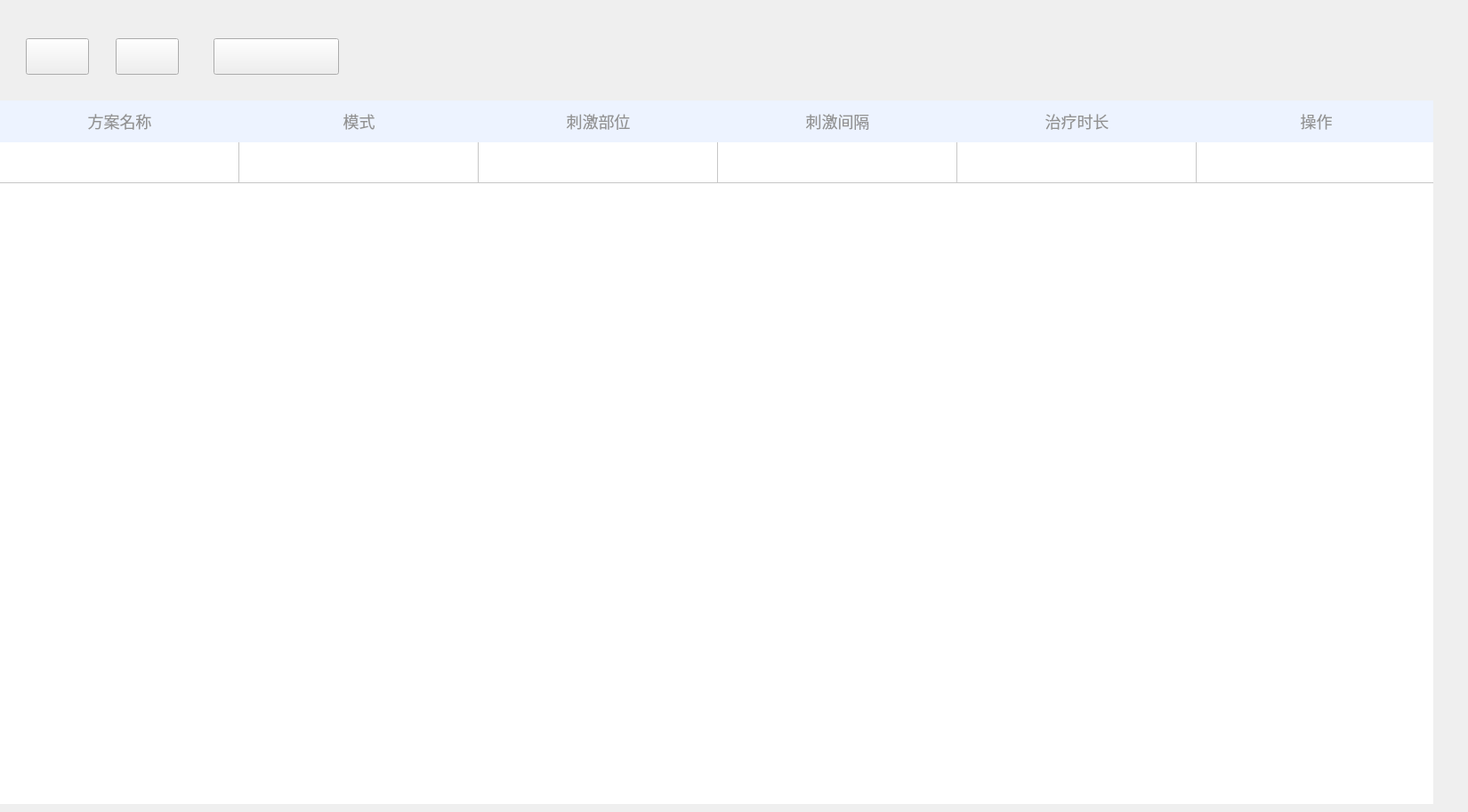
     <widget class="QWidget" name="tab_plan">
      <attribute name="title">
       <string>Tab 3</string>
      </attribute>
      <widget class="QTableWidget" name="tableWidget_plan">
       <property name="geometry">
        <rect>
         <x>0</x>
         <y>113</y>
         <width>1611</width>
         <height>791</height>
        </rect>
       </property>
       <property name="font">
        <font>
         <pointsize>11</pointsize>
        </font>
       </property>
       <property name="focusPolicy">
        <enum>Qt::NoFocus</enum>
       </property>
       <property name="styleSheet">
        <string notr="true">QTableWidget#tableWidget_plan QHeaderView::section {
	background-color: #EDF3FF;
	color: #929292;
	border: none;
	padding: 8px;
	font-size: 18px;
}
QTableWidget#tableWidget_plan {
    outline: none;
    border: none;
}
QTableWidget#tableWidget_plan::item {
    outline: none;
    border: none;
}
QTableWidget#tableWidget_plan::item:focus {
    outline: none;
    border: none;
    background: transparent;
}
QTableWidget#tableWidget_plan::item:selected {
    outline: none;
    border: none;
    background: transparent;
}</string>
       </property>
       <property name="horizontalScrollBarPolicy">
        <enum>Qt::ScrollBarAlwaysOff</enum>
       </property>
       <property name="editTriggers">
        <set>QAbstractItemView::NoEditTriggers</set>
       </property>
       <property name="selectionMode">
        <enum>QAbstractItemView::NoSelection</enum>
       </property>
       <property name="showGrid">
        <bool>true</bool>
       </property>
       <attribute name="horizontalHeaderDefaultSectionSize">
        <number>269</number>
       </attribute>
       <attribute name="verticalHeaderVisible">
        <bool>false</bool>
       </attribute>
       <attribute name="verticalHeaderDefaultSectionSize">
        <number>46</number>
       </attribute>
       <row>
        <property name="text">
         <string>新建行</string>
        </property>
       </row>
       <column>
        <property name="text">
         <string>方案名称</string>
        </property>
        <property name="font">
         <font>
          <pointsize>12</pointsize>
         </font>
        </property>
       </column>
       <column>
        <property name="text">
         <string>模式</string>
        </property>
       </column>
       <column>
        <property name="text">
         <string>刺激部位</string>
        </property>
       </column>
       <column>
        <property name="text">
         <string>刺激间隔</string>
        </property>
       </column>
       <column>
        <property name="text">
         <string>治疗时长</string>
        </property>
       </column>
       <column>
        <property name="text">
         <string>操作</string>
        </property>
        <property name="font">
         <font>
          <pointsize>12</pointsize>
         </font>
        </property>
       </column>
      </widget>
      <widget class="QPushButton" name="pushButton_plan_in">
       <property name="geometry">
        <rect>
         <x>29</x>
         <y>43</y>
         <width>71</width>
         <height>41</height>
        </rect>
       </property>
       <property name="styleSheet">
        <string notr="true">border-image: url(:/patient/pic/patient_in.png);</string>
       </property>
       <property name="text">
        <string/>
       </property>
      </widget>
      <widget class="QPushButton" name="pushButton_plan_out">
       <property name="geometry">
        <rect>
         <x>130</x>
         <y>43</y>
         <width>71</width>
         <height>41</height>
        </rect>
       </property>
       <property name="styleSheet">
        <string notr="true">border-image: url(:/patient/pic/patient_out.png);</string>
       </property>
       <property name="text">
        <string/>
       </property>
      </widget>
      <widget class="QPushButton" name="pushButton_plan_new">
       <property name="geometry">
        <rect>
         <x>240</x>
         <y>43</y>
         <width>141</width>
         <height>41</height>
        </rect>
       </property>
       <property name="styleSheet">
        <string notr="true">border-image: url(:/plan/pic/plan_new.png);</string>
       </property>
       <property name="text">
        <string/>
       </property>
      </widget>
      <widget class="QLabel" name="label_45">
       <property name="geometry">
        <rect>
         <x>1340</x>
         <y>0</y>
         <width>301</width>
         <height>101</height>
        </rect>
       </property>
       <property name="styleSheet">
        <string notr="true">border-image: url(:/main/pic/main_color.png);</string>
       </property>
       <property name="text">
        <string/>
       </property>
      </widget>
     </widget>
